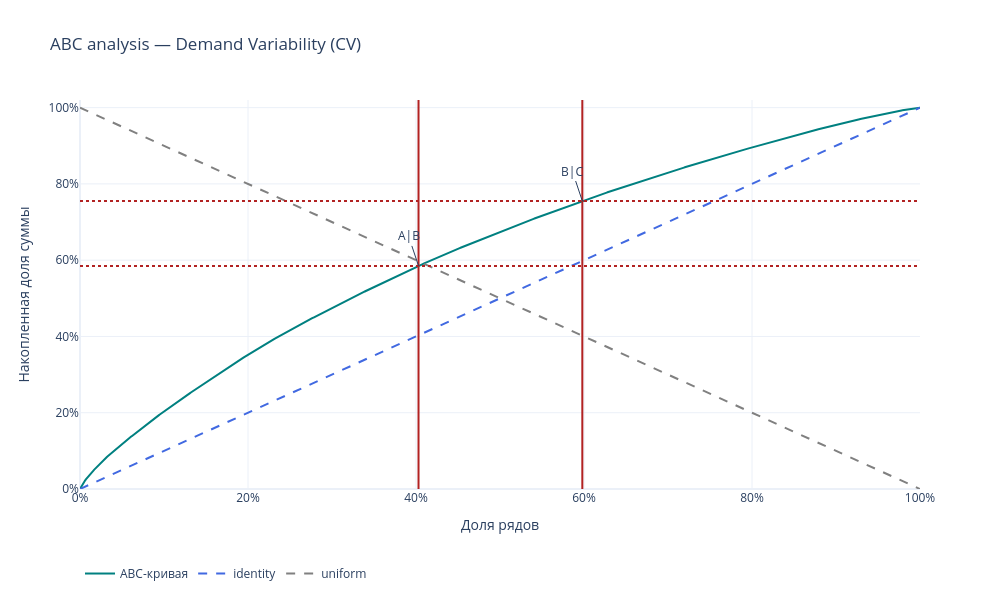

Here is the notebook cell this chart was saved with:
### Markdown cell above
## 3. Demand Variability Segments (example)

### Code cell
ts_cv_values = ts_retail.groupby(ts_id_columns)['Demand'].std().fillna(0).div(ts_retail.groupby(ts_id_columns)['Demand'].mean().fillna(1))
ts_demand_abc = abc_analysis(ts_cv_values.fillna(0), boolPlotResult=False)
plot_abc_plotly(ts_demand_abc, title='ABC analysis — Demand Variability (CV)')

### Figure 1 — Plotly figure (JSON) as saved in the notebook; plotly's stock layout.template omitted (floating-point values rounded to 4 significant figures; data arrays with more than 128 entries replaced by an {"elided": "..."} marker saying what was removed)
{"data": [{"line": {"color": "teal"}, "mode": "lines", "name": "ABC-кривая", "type": "scatter", "x": {"elided": "1001 float values"}, "y": {"elided": "1001 float values"}}, {"line": {"color": "royalblue", "dash": "dash"}, "mode": "lines", "name": "identity", "type": "scatter", "x": [0, 1], "y": [0, 1]}, {"line": {"color": "gray", "dash": "dash"}, "mode": "lines", "name": "uniform", "type": "scatter", "x": [0, 1], "y": [1, 0]}], "layout": {"annotations": [{"ay": -30, "showarrow": true, "text": "A|B", "x": 0.403, "y": 0.5849}, {"ay": -30, "showarrow": true, "text": "B|C", "x": 0.598, "y": 0.7551}], "height": 600, "legend": {"orientation": "h", "y": -0.18}, "shapes": [{"line": {"color": "firebrick"}, "type": "line", "x0": 0.403, "x1": 0.403, "xref": "x", "y0": 0, "y1": 1, "yref": "y domain"}, {"line": {"color": "firebrick", "dash": "dot"}, "type": "line", "x0": 0, "x1": 1, "xref": "x domain", "y0": 0.5849, "y1": 0.5849, "yref": "y"}, {"line": {"color": "firebrick"}, "type": "line", "x0": 0.598, "x1": 0.598, "xref": "x", "y0": 0, "y1": 1, "yref": "y domain"}, {"line": {"color": "firebrick", "dash": "dot"}, "type": "line", "x0": 0, "x1": 1, "xref": "x domain", "y0": 0.7551, "y1": 0.7551, "yref": "y"}], "title": {"text": "ABC analysis — Demand Variability (CV)"}, "width": 1000, "xaxis": {"range": [0, 1], "tickformat": ".0%", "title": {"text": "Доля рядов"}}, "yaxis": {"range": [0, 1.02], "tickformat": ".0%", "title": {"text": "Накопленная доля суммы"}}}}
